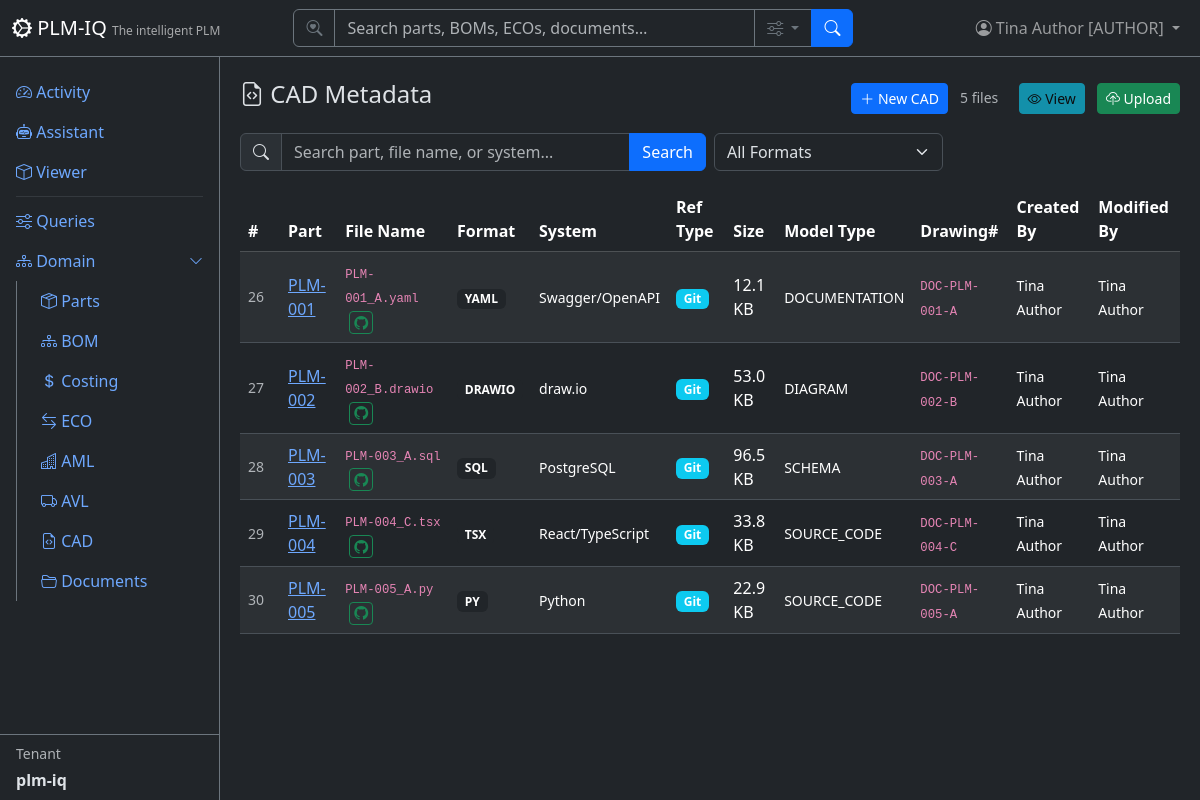
The app's page /cad (signed in) with its own data.
### app/models/tenant_user.py (models this page shows)
class User(Base):
    __tablename__ = "users"
    user_id = Column("user_id", Integer, primary_key=True, autoincrement=True)
    username = Column("username", String, unique=True, nullable=True)
    full_name = Column("full_name", String, nullable=False)
    email = Column("email", String, unique=True, nullable=False)
    email_verified = Column("email_verified", Boolean, nullable=False, default=False)
    password_hash = Column("password_hash", String, nullable=False, default="")
    tenant_id = Column("tenant_id", Integer, ForeignKey("tenants.tenant_id"), nullable=False, default=1)
    tenant_key = Column("tenant_key", String, nullable=False)
    is_active = Column("is_active", Boolean, default=True)
    created_date = Column("created_date", String)
    role = Column("role", String, nullable=False, default="reader")
    node_id = Column("node_id", Integer, ForeignKey("plmiq_node.node_id"))
    node = relationship("GraphNode", foreign_keys=[node_id])
    tenant = relationship("Tenant", back_populates="users")
    favorites = relationship("Favorite", back_populates="user")

class Tenant(Base):
    __tablename__ = "tenants"
    tenant_id = Column("tenant_id", Integer, primary_key=True, autoincrement=True)
    tenant_name = Column("tenant_name", String, unique=True, nullable=False)
    tenant_key = Column("tenant_key", String, unique=True, nullable=False)
    tenant_secret = Column("tenant_secret", String, nullable=False, default="")
    subdomain = Column("subdomain", String, unique=True, nullable=True)
    description = Column("description", String)
    created_date = Column("created_date", String)
    role = Column("role", String, default="reader")
    is_active = Column("is_active", Boolean, default=True)
    git_username = Column("git_username", String, nullable=True)          # per-tenant Gitea user (owner of its repos)
    git_secret_enc = Column("git_secret_enc", String, nullable=True)      # Fernet-encrypted Gitea password/token
    git_cad_repo = Column("git_cad_repo", String, nullable=True)          # tenant's private CAD repo
    git_docs_repo = Column("git_docs_repo", String, nullable=True)        # tenant's private docs repo
    git_provisioned = Column("git_provisioned", Boolean, default=False)   # idempotent provisioning flag
    node_id = Column("node_id", Integer, ForeignKey("plmiq_node.node_id"))
    node = relationship("GraphNode", foreign_keys=[node_id])
    users = relationship("User", back_populates="tenant")
    parts = relationship("Part", back_populates="tenant")
    favorites = relationship("Favorite", back_populates="tenant")

### app/models/cad.py (models this page shows)
class CadMetadata(Base):
    __tablename__ = "cad_metadata"
    id = Column("id", Integer, primary_key=True, autoincrement=True)
    number = Column("number", String, nullable=True)
    part_id = Column("part_id", Integer, ForeignKey("parts.part_id"))
    part_number = Column("part_number", String, nullable=False)
    part_revision = Column("part_revision", String)
    part_name = Column("part_name", String)
    status = Column("status", String)
    cad_file_name = Column("cad_file_name", String, nullable=False)
    cad_file_format = Column("cad_file_format", String, nullable=False)
    cad_system = Column("cad_system", String)
    cad_version = Column("cad_version", String)
    file_reference_type = Column("file_reference_type", String, nullable=False)
    file_reference_url = Column("file_reference_url", String)
    git_repo_path = Column("git_repo_path", String)
    git_commit_sha = Column("git_commit_sha", String)
    git_manifest = Column("git_manifest", String)
    file_size_bytes = Column("file_size_bytes", BigInteger)
    file_checksum = Column("file_checksum", String)
    modeling_author = Column("modeling_author", Integer, ForeignKey("users.user_id"))
    cad_created_date = Column("cad_created_date", String)
    cad_modified_date = Column("cad_modified_date", String)
    drawing_number = Column("drawing_number", String)
    model_type = Column("model_type", String)
    source_type = Column("source_type", String)
    notes = Column("notes", String)
    created_by = Column("created_by", Integer, ForeignKey("users.user_id"))
    modified_by = Column("modified_by", Integer, ForeignKey("users.user_id"))
    created_date = Column("created_date", String)
    modified_date = Column("modified_date", String)
    tenant_id = Column("tenant_id", Integer, ForeignKey("tenants.tenant_id"), nullable=False, default=1)
    tenant_key = Column("tenant_key", String, nullable=False)
    node_id = Column("node_id", Integer, ForeignKey("plmiq_node.node_id"))
    node = relationship("GraphNode")
    part = relationship("Part", back_populates="cad_files")

### app/routers/cad.py (the view)
@router.get("", response_class=HTMLResponse)
def list_cad(
    request: Request,
    q: Optional[str] = Query(None, description="Search"),
    file_format: Optional[str] = Query(None, description="Filter by format"),
    page: int = Query(1, ge=1),
    db: TenantScopedSession = Depends(get_tenant_db),
):
    user = require_user(request, db)
    ctx = auth_context(request, db)
    query = db.query(CadMetadata)
    if q:
        query = query.filter(
            or_(
                CadMetadata.part_number.ilike(f"%{q}%"),
                CadMetadata.cad_file_name.ilike(f"%{q}%"),
                CadMetadata.cad_system.ilike(f"%{q}%"),
            )
        )
    if file_format:
        query = query.filter(CadMetadata.cad_file_format == file_format)
    total = query.count()
    offset = (page - 1) * DEFAULT_PAGE_SIZE
    items = query.order_by(CadMetadata.part_number).offset(offset).limit(DEFAULT_PAGE_SIZE).all()
    return HTMLResponse(content=render(
        "cad/list.html",
        **ctx,
        items=items,
        page=page,
        total=total,
        pages=(total + DEFAULT_PAGE_SIZE - 1) // DEFAULT_PAGE_SIZE,
        q=q or "",
        format_filter=file_format or "",
        formats=["SLDASM", "SLDPRT", "STEP", "STP", "DWG", "DXF", "STL", "3MF", "PDF"],
        ref_types=get_settings(request).FILE_REFERENCE_TYPES,
    ))

### app/templates/cad/list.html (shortened to what this page needs)
{% extends "base.html" %}
{% block content %}
<div class="d-flex justify-content-between align-items-center mb-3">
    <h4><i class="bi bi-file-earmark-code"></i> CAD Metadata</h4>
    <div>
        {% if current_user and current_user.role == 'author' %}
        <a href="/cad/new" class="btn btn-sm btn-primary me-2"><i class="bi bi-plus-lg"></i> New CAD</a>
        {% endif %}
        <span class="text-muted small me-3">{{ total }} files</span>
        <button class="btn btn-sm btn-info me-2" id="viewBtn" onclick="viewSelected()" disabled>
            <i class="bi bi-eye"></i> View
        </button>
        <button class="btn btn-sm btn-success" data-bs-toggle="modal" data-bs-target="#uploadModal">
            <i class="bi bi-cloud-upload"></i> Upload
        </button>
    </div>
</div>
<form method="GET" class="row g-2 mb-3">
    <div class="col-md-6">
        <div class="input-group">
            <span class="input-group-text"><i class="bi bi-search"></i></span>
            <input type="text" name="q" class="form-control" placeholder="Search part, file name, or system..." value="{{ q }}">
            <button class="btn btn-primary" type="submit">Search</button>
        </div>
    </div>
    <div class="col-md-3">
        <select name="file_format" class="form-select" onchange="this.form.submit()">
            <option value="">All Formats</option>
        </select>
    </div>
</form>
<div class="table-responsive">
    <table class="table table-striped table-hover align-middle" id="cadTable">
        <thead class="table-dark">
            <tr>
                <th style="width: 40px;">#</th>
                <th>Part</th>
                <th>File Name</th>
                <th>Format</th>
                <th>System</th>
                <th>Ref Type</th>
                <th>Size</th>
                <th>Model Type</th>
                <th>Drawing#</th>
                <th>Created By</th>
                <th>Modified By</th>
            </tr>
        </thead>
        <tbody>
            {% for item in items %}
            <tr class="cad-row" data-id="{{ item.id }}" data-part="{{ item.part_number }}" role="button" style="cursor:pointer">
                <td class="text-muted small">{{ item.id }}</td>
                <td><a href="/parts/{{ item.part_number }}" onclick="event.stopPropagation()">{{ item.part_number }}</a></td>
                <td>
                    <small><code>{{ item.cad_file_name }}</code></small>
                    {% if item.file_reference_url and item.file_reference_type == 'LocalServer' %}
                    <a href="/cad/{{ item.id }}/download" class="btn btn-sm btn-outline-light ms-1 py-0 px-1" title="Download" onclick="event.stopPropagation()">
                        <i class="bi bi-download"></i>
                    </a>
                    {% elif item.file_reference_type == 'Git' and item.file_reference_url %}
                    <a href="/cad/{{ item.id }}/download" class="btn btn-sm btn-outline-success ms-1 py-0 px-1" title="Download from Gitea" onclick="event.stopPropagation()">
                        <i class="bi bi-github"></i>
                    </a>
                    {% endif %}
                </td>
                <td><span class="badge bg-dark badge-status">{{ item.cad_file_format }}</span></td>
                <td><small>{{ item.cad_system or '-' }}</small></td>
                <td><span class="badge bg-info badge-status">{{ item.file_reference_type }}</span></td>
                <td>{% if item.file_size_bytes %}{{ (item.file_size_bytes / 1024)|round(1) }} KB{% else %}-{% endif %}</td>
                <td><small>{{ item.model_type or '-' }}</small></td>
                <td><small><code>{{ item.drawing_number or '-' }}</code></small></td>
                <td><small>{{ user_map.get(item.created_by, '—') if user_map else (item.created_by or '—') }}</small></td>
                <td><small>{{ user_map.get(item.modified_by, '—') if user_map else (item.modified_by or '—') }}</small></td>
            </tr>
            {% else %}
            <tr><td colspan="11" class="text-center text-muted py-4">No CAD files found.</td></tr>
            {% endfor %}
        </tbody>
    </table>
</div>
{% endblock %}

### app/templates/base.html (shortened to what this page needs)
<!DOCTYPE html>
<html lang="en" data-bs-theme="dark">
<head>
    <link href="https://cdn.jsdelivr.net/npm/bootstrap@5.3.3/dist/css/bootstrap.min.css" rel="stylesheet">
    <link href="https://cdn.jsdelivr.net/npm/bootstrap-icons@1.11.3/font/bootstrap-icons.css" rel="stylesheet">
</head>
<body>
    <nav class="navbar navbar-expand-md navbar-dark bg-dark fixed-top border-bottom border-secondary">
        <div class="container-fluid">
            <a class="navbar-brand" href="/">
                <i class="bi bi-gear-wide-connected"></i> PLM-IQ
                <small class="d-none d-md-inline">The intelligent PLM</small>
            </a>
            <div class="collapse navbar-collapse" id="navMenu">
                {% if current_user %}
                <form class="d-flex mx-auto my-2 my-md-0" role="search" action="/search" method="get" style="width: 100%; max-width: 560px;">
                    <div class="input-group">
                        <span class="input-group-text bg-dark border-secondary text-secondary"><i class="bi bi-search-heart"></i></span>
                        <input type="search" name="q" class="form-control bg-dark text-light border-secondary" placeholder="Search parts, BOMs, ECOs, documents…" aria-label="Search">
                        <button class="btn btn-outline-secondary dropdown-toggle" type="button" data-bs-toggle="dropdown" data-bs-auto-close="outside" title="Search options">
                            <i class="bi bi-sliders"></i>
                        </button>
                        <button class="btn btn-primary" type="submit"><i class="bi bi-search"></i></button>
                    </div>
                </form>
                {% endif %}
                <ul class="navbar-nav ms-auto align-items-center">
                    {% if current_user %}
                    <li class="nav-item dropdown">
                        <a class="nav-link dropdown-toggle position-relative" href="#" role="button" data-bs-toggle="dropdown" aria-label="Profile Menu" title="Profile Menu">
                            <i class="bi bi-person-circle"></i>
                            <span class="d-none d-md-inline">{{ current_user.full_name }} [{{ current_user.role|upper if current_user.role else 'SUPERUSER' }}]</span>
                        </a>
                    </li>
                    {% else %}
                    <li class="nav-item">
                        <a class="nav-link" href="/login"><i class="bi bi-box-arrow-in-right"></i> Sign In</a>
                    </li>
                    {% endif %}
                </ul>
            </div>
        </div>
    </nav>
    <div class="sidebar bg-dark border-end border-secondary pt-3">
        <ul class="nav nav-pills flex-column flex-grow-1 overflow-auto">
            <li class="nav-item">
                <a class="nav-link" href="/"><i class="bi bi-speedometer2"></i> Activity</a>
            </li>
            <li class="nav-item">
                <a class="nav-link" href="/assistant"><i class="bi bi-robot"></i> Assistant</a>
            </li>
            <li class="nav-item">
                <a class="nav-link" href="/apsviewer"><i class="bi bi-box"></i> Viewer</a>
            </li>
            <li class="nav-item">
                <hr class="nav-divider my-1 mx-3 border-secondary">
            </li>
            <li class="nav-item">
                <a class="nav-link" href="/queries"><i class="bi bi-sliders"></i> Queries</a>
            </li>
            <li class="nav-item">
                <a class="nav-link d-flex justify-content-between align-items-center" data-bs-toggle="collapse" href="#domainSubmenu" role="button" aria-expanded="true">
                    <span><i class="bi bi-diagram-3"></i> Domain</span>
                    <i class="bi bi-chevron-down small"></i>
                </a>
                <div class="collapse show" id="domainSubmenu">
                    <ul class="nav nav-pills flex-column ms-3 border-start border-secondary ps-2">
                        <li class="nav-item">
                            <a class="nav-link" href="/parts"><i class="bi bi-box-seam"></i> Parts</a>
                        </li>
                        <li class="nav-item">
                            <a class="nav-link" href="/bom"><i class="bi bi-diagram-3"></i> BOM</a>
                        </li>
                        <li class="nav-item">
                            <a class="nav-link" href="/costing"><i class="bi bi-currency-dollar"></i> Costing</a>
                        </li>
                        <li class="nav-item">
                            <a class="nav-link" href="/eco"><i class="bi bi-arrow-left-right"></i> ECO</a>
                        </li>
                        <li class="nav-item">
                            <a class="nav-link" href="/aml"><i class="bi bi-buildings"></i> AML</a>
                        </li>
                        <li class="nav-item">
                            <a class="nav-link" href="/avl"><i class="bi bi-truck"></i> AVL</a>
                        </li>
                        <li class="nav-item">
                            <a class="nav-link" href="/cad"><i class="bi bi-file-earmark-code"></i> CAD</a>
                        </li>
                        <li class="nav-item">
                            <a class="nav-link" href="/documents"><i class="bi bi-folder2-open"></i> Documents</a>
                        </li>
                    </ul>
                </div>
            </li>
        </ul>
        {% if current_tenant %}
        <div class="px-3 py-2 border-top border-secondary mt-auto">
            <div class="small text-muted mb-1">Tenant</div>
            <div class="fw-bold">{{ current_tenant.tenant_name }}</div>
        </div>
        {% endif %}
    </div>
    <div class="main-content">
        {% block content %}{% endblock %}
    </div>
</body>
</html>

### app/templates/base.html (style rules this page uses)
body { padding-top: 60px; }
.sidebar { position: fixed; top: 56px; bottom: 0; left: 0; width: 220px; overflow-y: auto; display: flex; flex-direction: column; }
.main-content { margin-left: 220px; padding: 20px; }
.navbar-brand small { font-size: 0.75rem; opacity: 0.6; }
.badge-status { font-size: 0.75rem; }

### records on screen
User: full_name "Tina Author", role "AUTHOR"
Tenant: tenant_name "plm-iq"
CadMetadata: id "26", part_number "PLM-001", cad_file_name "PLM-001_A.yaml", cad_file_format "YAML", cad_system "Swagger/OpenAPI", file_reference_type "Git", (item.file_size_bytes/1024)|round(1) "12.1", model_type "DOCUMENTATION", drawing_number "DOC-PLM-001-A", get "Tina Author"
CadMetadata: id "27", part_number "PLM-002", cad_file_name "PLM-002_B.drawio", cad_file_format "DRAWIO", cad_system "draw.io", file_reference_type "Git", (item.file_size_bytes/1024)|round(1) "53.0", model_type "DIAGRAM", drawing_number "DOC-PLM-002-B", get "Tina Author"
CadMetadata: id "28", part_number "PLM-003", cad_file_name "PLM-003_A.sql", cad_file_format "SQL", cad_system "PostgreSQL", file_reference_type "Git", (item.file_size_bytes/1024)|round(1) "96.5", model_type "SCHEMA", drawing_number "DOC-PLM-003-A", get "Tina Author"
CadMetadata: id "29", part_number "PLM-004", cad_file_name "PLM-004_C.tsx", cad_file_format "TSX", cad_system "React/TypeScript", file_reference_type "Git", (item.file_size_bytes/1024)|round(1) "33.8", model_type "SOURCE_CODE", drawing_number "DOC-PLM-004-C", get "Tina Author"
CadMetadata: id "30", part_number "PLM-005", cad_file_name "PLM-005_A.py", cad_file_format "PY", cad_system "Python", file_reference_type "Git", (item.file_size_bytes/1024)|round(1) "22.9", model_type "SOURCE_CODE", drawing_number "DOC-PLM-005-A", get "Tina Author"

### other values on screen
{{ total }} "5"
